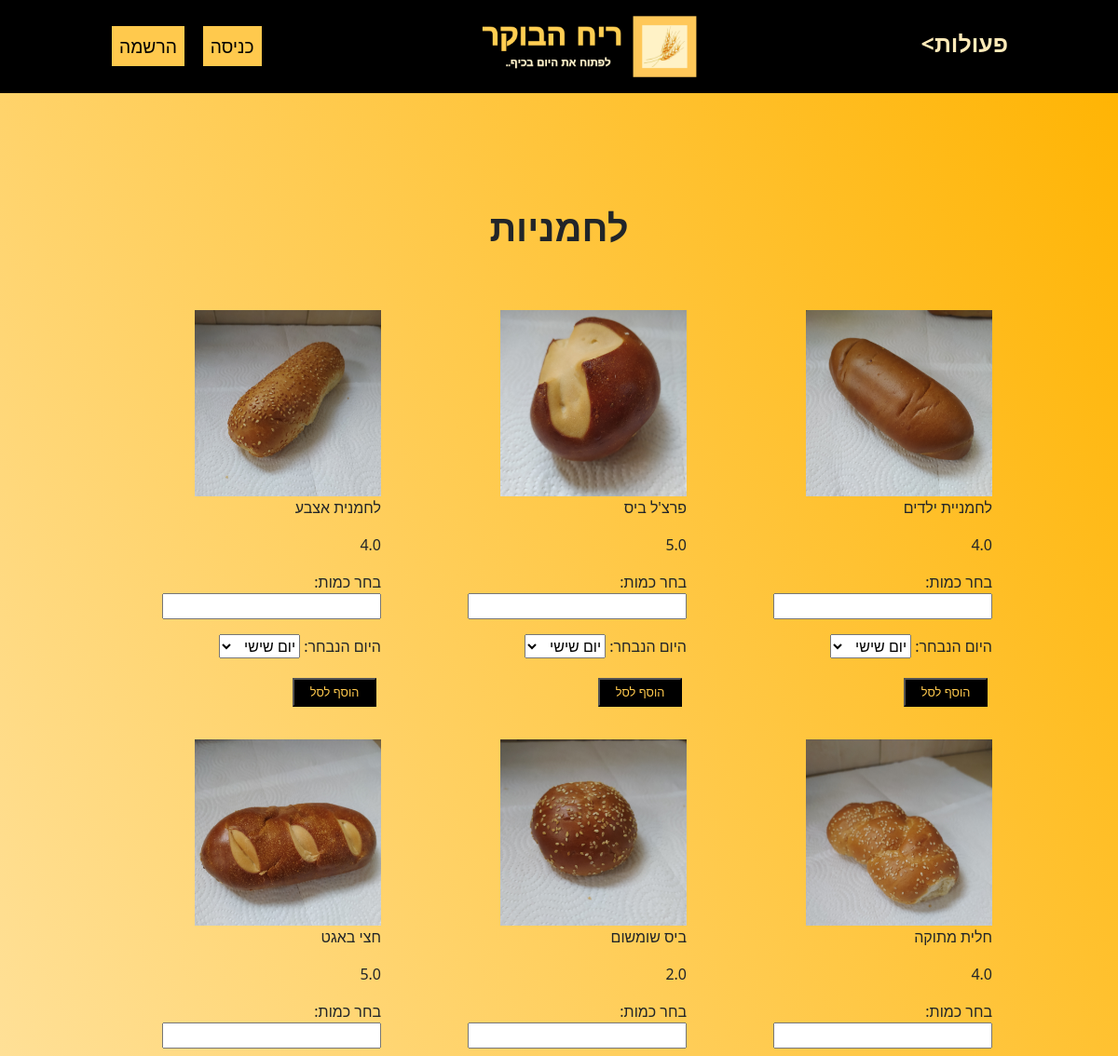
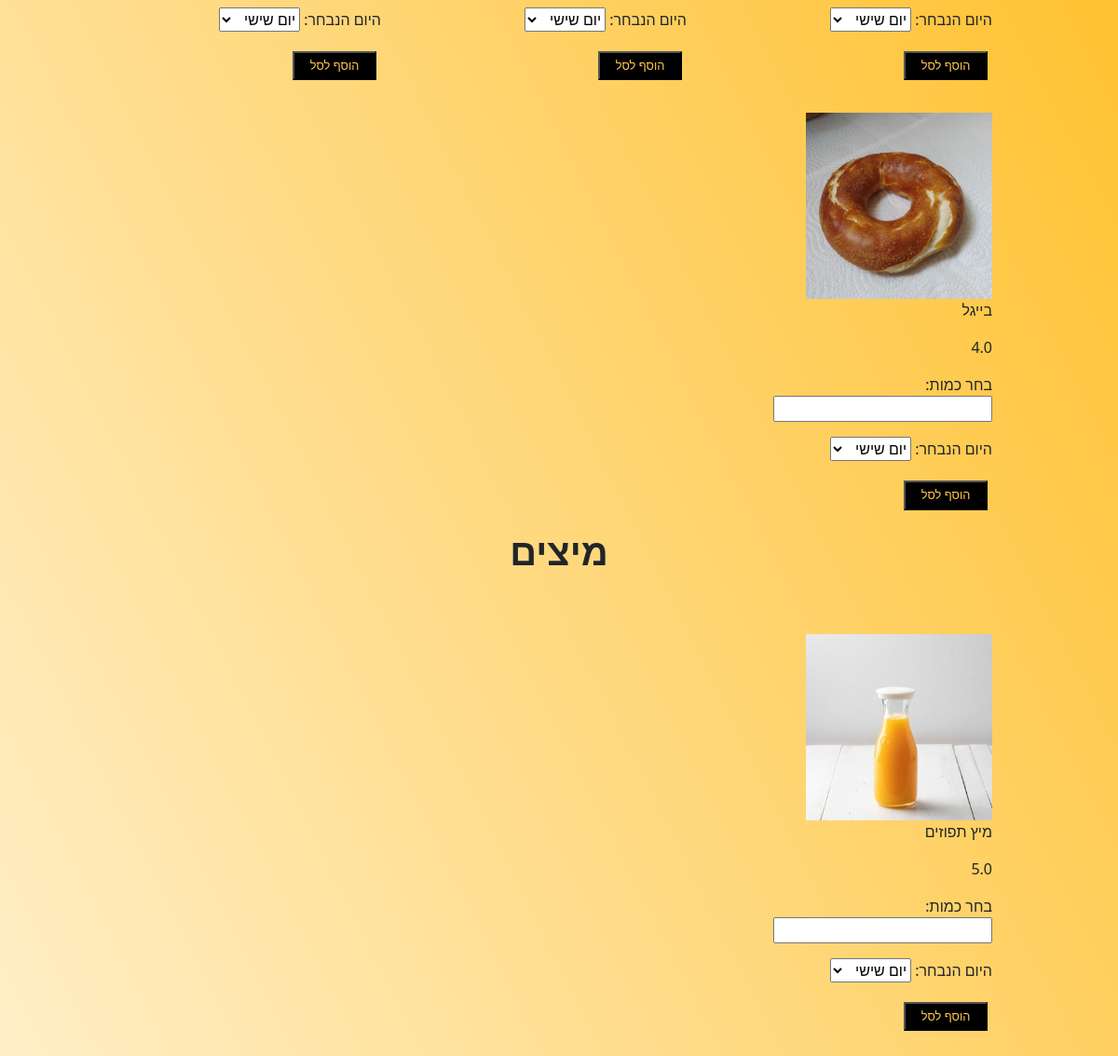
Screenshot of /products/ with the database file from the repository (2 pictures, top to bottom).
### invitations/models.py (models this page shows, shortened)
class Product(models.Model):
    Categories = (( 'LH', 'לחמניות'), ('HL','מוצרי חלב'), ('MZ','מיצים') ,  ('MA', 'מאפים'))
    category = models.CharField(max_length=20, choices=Categories)
    product_name = models.CharField(max_length=30)
    price = models.FloatField()
    picture = models.ImageField()
    description = models.TextField(blank=True)

### invitations/views.py (the view, shortened to what this page needs)
# urls.py: path('products/', views.products, name='products'),
def products(request):
    products = Product.objects.all()
    if request.method=='GET':
        return render(request, 'invitations/products.html', {'products': products, 'form': ProdUserAddForm()})

### invitations/forms.py
class ProdUserAddForm(forms.ModelForm):
    amount = forms.IntegerField(label="בחר כמות:")
    weekDay = ((0,'יום ראשון'),(1,'יום שני'),(2,'יום שלישי'),(3,'יום רביעי'),(4,'יום חמישי'),(5,'יום שישי'))
    def get_tmrw():
        weekday = date.now().weekday() # monday is 0 and sunday is 6
        hour = date.now().time().hour
        if weekday==4: #friday
            return 0
        if hour < 20:
            return (weekday+2) % 7
        else:
            return (weekday+3) % 7
    day = forms.ChoiceField(label="היום הנבחר:", choices=weekDay, initial=get_tmrw())
    class Meta:
        model = ProdUser
        fields = ['amount', 'day']

### invitations/templates/invitations/products.html (shortened to what this page needs)
{% extends 'invitations/base.html' %}
{% block content %}
{% load static %}
<link rel="stylesheet" type="text/css" href="{% static 'css/base.css' %}">
<div class="row">
	{% regroup products by category as catList %}
	{% for cat in catList %}
		<h1  class="title">{{ cat.list.0.get_category_display }}</h1>
		{% for product in cat.list %}
		<div class="col-lg-4">
			<div class="box-element">
			<img class="image" src="{{ product.picture.url }}" width="200px" height="200px" alt="">
			<div class="under-pic">
				<p>{{product.product_name}}</p>
				<p>{{product.price}}</p>
				<form action="{% url 'products' %}" method ="POST">
					<fieldset display="block" class="add">{{form.as_p}}</fieldset>
					<button class="mybtn" type="submit" >הוסף לסל</button>
				</form>
			</div>
			</div>
		</div>
		{% endfor %}
	{% endfor %}
{% endblock %}

### invitations/templates/invitations/base.html (shortened to what this page needs)
<!doctype html>
<html lang="he">
	{% load static %}
	<head>
		 	<link href="https://cdn.jsdelivr.net/npm/bootstrap@5.0.0-beta2/dist/css/bootstrap.min.css" rel="stylesheet"-->
			<link rel="stylesheet" type="text/css" href="{% static 'css/base.css' %}">
	</head>
	<body dir=rtl>
	<header>
		<nav>
			<div class="menu-wrapper">
			    <h1 class="menu-btn">פעולות&gt;</h1>
			</div>
		</nav>
		<div class="logo"><img width="250px" src="{% static 'images/logomorningsmell.png' %}"></div>
		{% if user.is_authenticated %}
        <form class = "left-btn" action="{% url 'logout' %}" method="POST">
            {% csrf_token %}
            <div class="btn-wrapper">החשבון של {{user}}</div>
			<div class="btn-wrapper"><button type="submit" class="color-btn">התנתק</button></div>
        </form>
		{% else %}
		<div class="left-btn">
		    <div class="btn-wrapper"><a href="{% url 'login' %}" class="color-btn">כניסה</a></div>
			<div class="btn-wrapper"><a href="{% url 'signup' %}" class="color-btn">הרשמה</a></div>
		</div>
		{% endif %}
	</header>
	<div class="content">
		{% block content %} {% endblock %}
	</div>
	</body>
</html>

### morningsmell/static/css/base.css (style rules this page uses)
* { box-sizing:border-box;margin:0;padding:0px; }
body { background: linear-gradient(to left bottom,rgb(255, 179, 0),rgb(255, 240, 204)); }
header { display:flex;justify-content:space-around;align-items:center;background-color:black;height:100px; }
.menu-btn { font-weight:bold;color: #FFEAB8;font-size:25px;padding:8px;cursor: pointer; }
.menu-wrapper { display: inline-block;position:relative; }
.left-btn { display:flex;justify-content:space-between;align-items:center; }
.color-btn { text-decoration:none;padding:8px;background:#ffc94d;color:black;font-size:1.2rem;border:solid 2px; }
.content { padding:10%; }
.btn-wrapper { padding:8px; }
.title { text-align:center;margin:0 0 50px 0;font-weight:bold; }
.box-element { padding:15px; }
.mybtn { text-decoration:none;padding:4px;background:black;color:#ffc94d;margin:5px;width:90px;font-size:0.8rem }

### rows the page displays
Product: list.0.category "לחמניות", picture (picture), product_name "לחמניית ילדים", price "4.0"
Product: picture (picture), product_name "פרצ'ל ביס", price "5.0"
Product: picture (picture), product_name "לחמנית אצבע", price "4.0"
Product: picture (picture), product_name "חלית מתוקה", price "4.0"
Product: picture (picture), product_name "ביס שומשום", price "2.0"
Product: picture (picture), product_name "חצי באגט", price "5.0"
Product: picture (picture), product_name "בייגל", price "4.0"
Product: list.0.category "מיצים", picture (picture), product_name "מיץ תפוזים", price "5.0"
